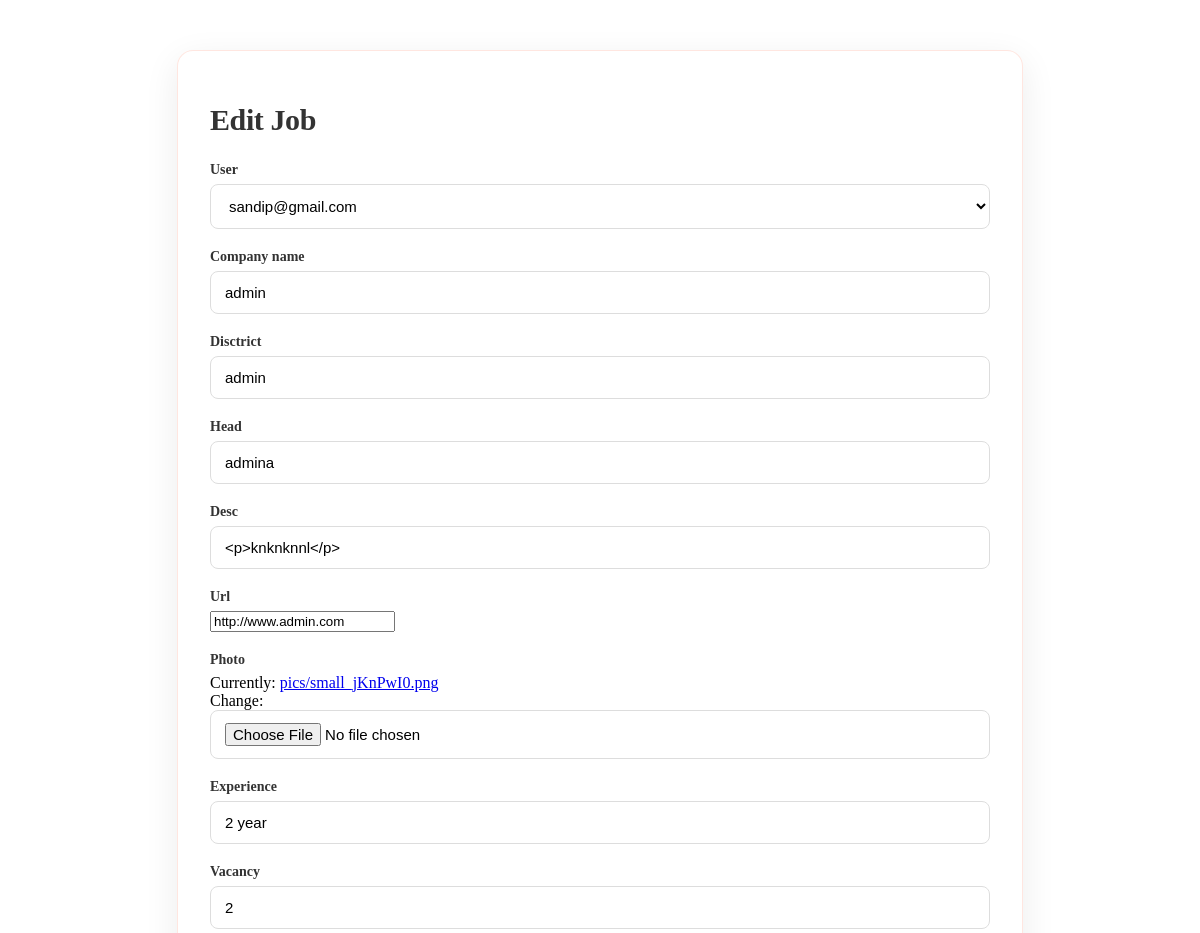
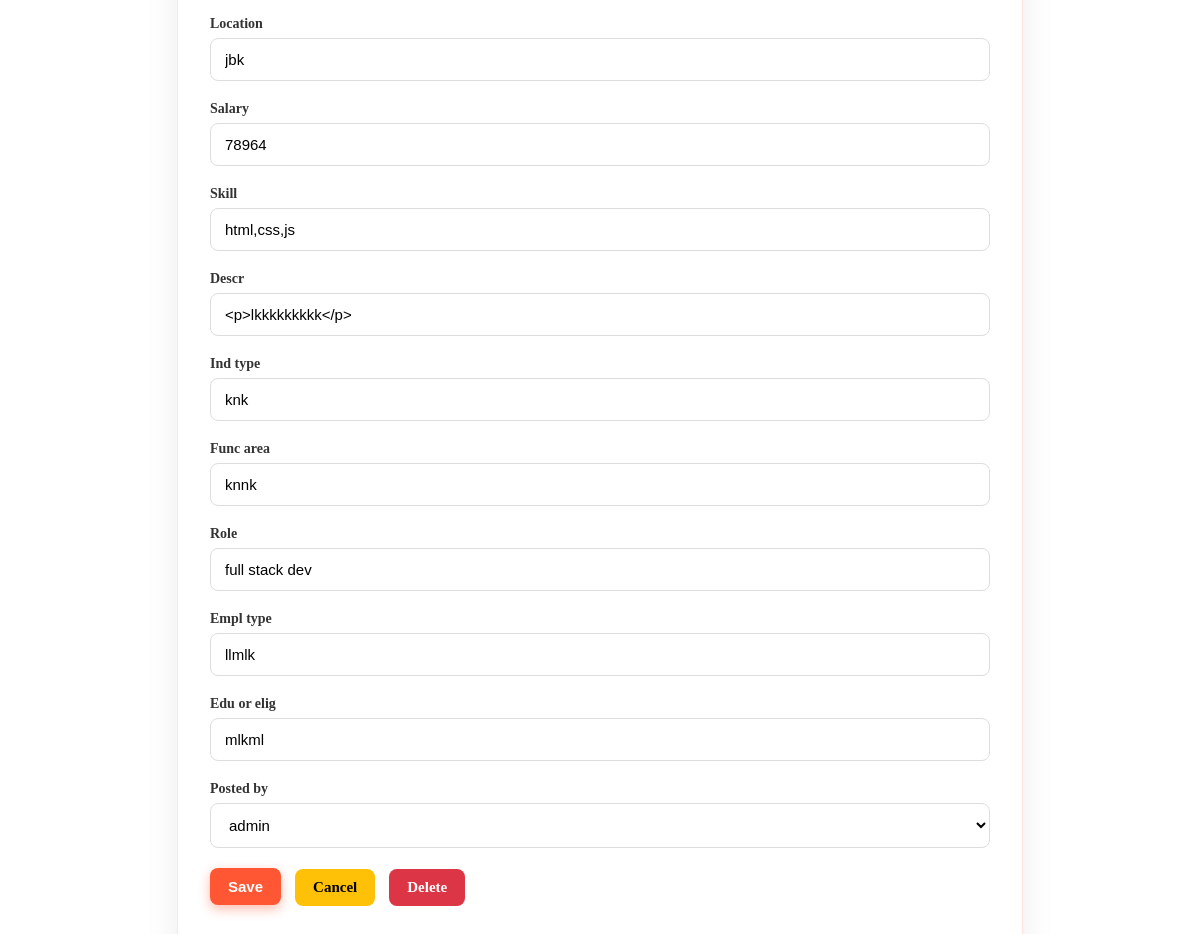
Screenshot of /jobs/job/15/edit/ (signed in) with the database file from the repository (2 pictures, top to bottom).
### jobs/models.py (models this page shows, shortened)
class add_jobs(models.Model):
    user = models.ForeignKey(User, on_delete=models.CASCADE, null=True)
    company_name = models.CharField(max_length=200, blank=False, null=False, default='')
    disctrict = models.CharField(max_length=100, default="")
    head = models.CharField(max_length=300)
    desc = RichTextField(blank=True,null=True)
    url = models.URLField()
    photo = models.ImageField(upload_to='pics')
    date_time = models.DateTimeField(auto_now=True)
    experience = models.CharField(max_length=30)
    vacancy = models.CharField(max_length=100)
    location = models.CharField(max_length=100)
    salary = models.CharField(max_length=30)
    skill = models.CharField(max_length=1000)
    descr = RichTextField(blank=True,null=True)
    ind_type = models.CharField(max_length=100)
    func_area = models.CharField(max_length=100)
    role = models.CharField(max_length=100)
    empl_type = models.CharField(max_length=70)
    edu_or_elig = models.CharField(max_length=100)
    posted_by = models.ForeignKey('register.Company', on_delete=models.CASCADE, null=True)
    class Meta:
        db_table = 'add_jobs'

### jobs/views.py (the view)
# urls.py: path("job/<int:pk>/edit/", views.edit_job, name="edit_job"),
@login_required
def edit_job(request, pk):
    job = get_object_or_404(add_jobs, pk=pk)   # do not filter by user here
    is_owner = (job.user_id is not None and job.user == request.user)
    user_company = getattr(request.user, "company", None)
    is_company_poster = (user_company is not None and job.posted_by == user_company)
    is_staff = request.user.is_staff or request.user.is_superuser
    if not (is_owner or is_company_poster or is_staff):
        return HttpResponseForbidden("You are not allowed to edit this job.")
    if request.method == "POST":
        form = add_jobsForm(request.POST, request.FILES, instance=job)
        if form.is_valid():
            updated_job = form.save(commit=False)
            updated_job.save()
            messages.success(request, "Job updated successfully.")
            return redirect("jobs:jobs_list")   # or redirect("jobs:edit_job", pk=updated_job.pk)
        else:
            print("form errors:", form.errors)
    else:
        form = add_jobsForm(instance=job)
    return render(request, "jobs/edit_job.html", {"form": form, "job": job})

### jobs/forms.py
class add_jobsForm(forms.ModelForm):
    class Meta:
        model = add_jobs
        fields = '__all__'
        widgets = {
            'desc': CKEditorWidget(),
            'descr': CKEditorWidget(),
        }

### accounts/models.py (called while the page is built)
    def __str__(self):
        return self.email

### register/models.py (called while the page is built)
    def __str__(self):
        return self.company_name

### templates/jobs/edit_job.html (shortened to what this page needs)
{% block content %}
<div class="edit-container">
    <h1>Edit Job</h1>
    <form method="post" enctype="multipart/form-data">
        {% for field in form %}
        <div class="form-group">
            <label for="{{ field.id_for_label }}">{{ field.label }}</label>
            {{ field }}
        </div>
        {% endfor %}
        <button type="submit" class="btn btn-primary">Save</button>
        <a href="{% url 'jobs:jobs_list' %}" class="btn btn-cancel">Cancel</a>
        <a href="{% url 'jobs:job_delete' job.pk %}" class="btn btn-danger">Delete</a>
    </form>
</div>
{% endblock %}

### templates/jobs/edit_job.html (style rules this page uses)
.edit-container { max-width: 780px; margin: 50px auto; padding: 32px; border-radius: 16px; background: rgba(255, 255, 255, 0.75); backdrop-filter: blur(12px); box-shadow: 0px 10px 35px rgba(0, 0, 0, 0.08); position: relative; z-index: 2; border: 1px solid rgba(255, 87, 51, 0.15); animation: fadeIn 0.6s ease-out; }
h1 { color: var(--black); font-size: 30px; font-weight: 700; margin-bottom: 25px; letter-spacing: -0.4px; }
.form-group { margin-bottom: 20px; }
label { font-weight: 600; color: var(--black); font-size: 14px; margin-bottom: 6px; display: block; }
input[type="text"], input[type="file"], select, textarea { width: 100%; padding: 12px 14px; font-size: 15px; background: #fff; border: 1px solid #ddd; border-radius: 8px; transition: 0.25s ease; }
.btn { padding: 10px 18px; font-size: 15px; border-radius: 8px; cursor: pointer; text-decoration: none; margin-right: 10px; font-weight: 600; display: inline-block; border: none; transition: 0.25s ease; }
.btn-primary { background: var(--primary); color: white; box-shadow: 0px 4px 12px rgba(255, 87, 51, 0.4); }
.btn-danger { background: #dc3545; color: white; }
.btn-cancel { background: var(--yellow); color: #000; }

### rows the page displays
add_jobs: form "sandip@gmail.com" "admin" "admin" "admina" "<p>knknknnl</p>" "http://www.admin.com" "2 year" "2" "jbk" "78964" "html,css,js" "<p>lkkkkkkkkk</p>" "knk" "knnk" "full stack dev" "llmlk" "mlkml" "admin"

### other values shown
{{ field.label }} "User" "Company name" "Disctrict" "Head" "Desc" "Url" "Photo" "Experience" "Vacancy" "Location" "Salary" "Skill" "Descr" "Ind type" "Func area" "Role" "Empl type" "Edu or elig" "Posted by"
